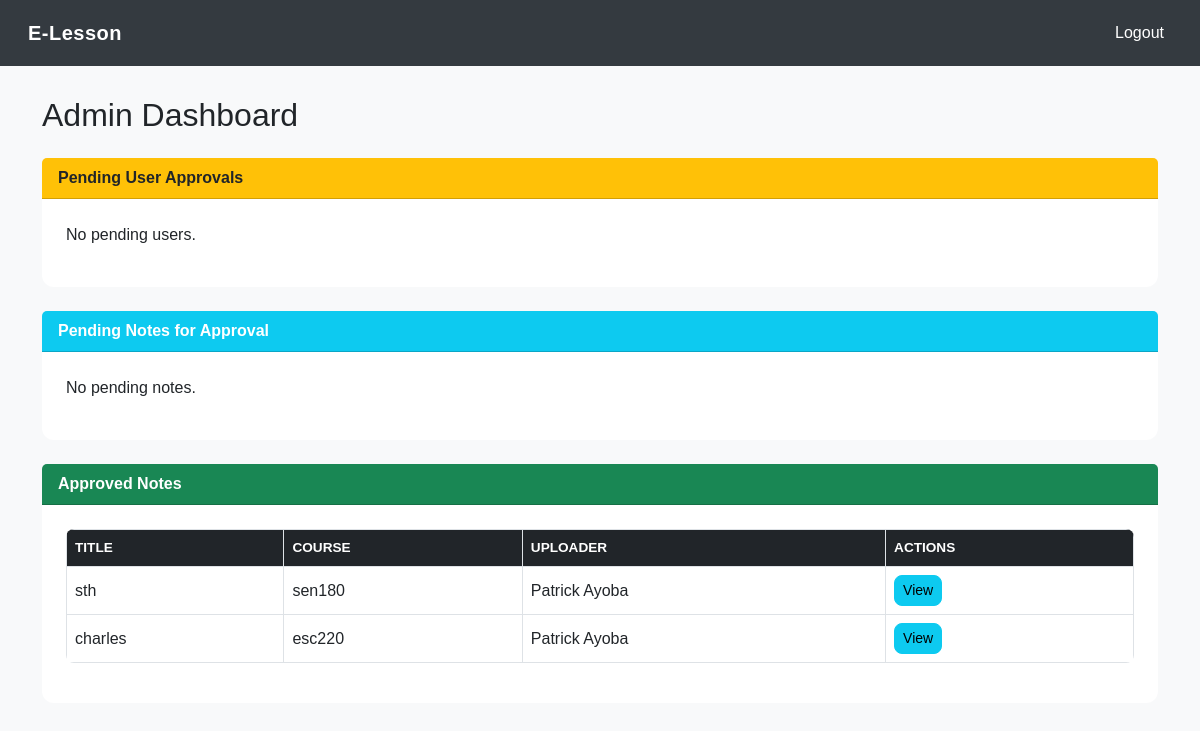
Screenshot of /dashboard/admin (signed in) with the database file from the repository.
### models.py (models this page shows, shortened)
class Note(db.Model):
    __tablename__ = 'notes'
    id = db.Column(db.Integer, primary_key=True)
    title = db.Column(db.String(150), nullable=False)
    description = db.Column(db.Text, nullable=True)
    file_path = db.Column(db.String(200), nullable=False)
    course = db.Column(db.String(100), nullable=True)
    status = db.Column(db.String(20), default='pending')
    upload_date = db.Column(db.DateTime, default=datetime.utcnow)
    user_id = db.Column(db.Integer, db.ForeignKey('users.id'), nullable=False)

class User(UserMixin, db.Model):
    __tablename__ = 'users'
    id = db.Column(db.Integer, primary_key=True)
    username = db.Column(db.String(100), nullable=False, unique=True)
    email = db.Column(db.String(120), nullable=False, unique=True)
    password = db.Column(db.String(200), nullable=False)
    role = db.Column(db.String(20), nullable=False, default='student')  # 'student', 'teacher', 'admin'
    is_approved = db.Column(db.Boolean, default=False)  # new column
    notes = db.relationship('Note', backref='uploader', lazy=True)

### routes.py (the view)
@app.route('/dashboard/admin')
@login_required
def admin_dashboard():
    if current_user.role != 'admin':
        flash('Access denied!', 'danger')
        return redirect(url_for('dashboard'))
    pending_users = User.query.filter_by(is_approved=False).all()
    pending_notes = Note.query.filter_by(status='pending').all()
    approved_notes = Note.query.filter_by(status='approved').all()
    return render_template(
        'admin_dashboard.html',
        pending_users=pending_users,
        pending_notes=pending_notes,
        approved_notes=approved_notes
    )

### app.py (called while the page is built)
@login_manager.user_loader
def load_user(user_id):
    return User.query.get(int(user_id))

### templates/admin_dashboard.html (shortened to what this page needs)
{% extends 'base.html' %}
{% block content %}
<h2 class="mb-4">Admin Dashboard</h2>
<div class="card mb-4">
    <div class="card-header bg-warning fw-bold">Pending User Approvals</div>
    <div class="card-body">
        {% if pending_users %}
        <table class="table table-bordered align-middle">
            <thead><tr><th>Username</th><th>Email</th><th>Role</th><th>Actions</th></tr></thead>
            <tbody>
                {% for user in pending_users %}
                <tr>
                    <td>{{ user.username }}</td>
                    <td>{{ user.email }}</td>
                    <td>{{ user.role|capitalize }}</td>
                    <td>
                        <a href="{{ url_for('approve_user', user_id=user.id) }}" class="btn btn-success btn-sm">Approve</a>
                        <a href="{{ url_for('delete_user', user_id=user.id) }}" class="btn btn-danger btn-sm">Delete</a>
                    </td>
                </tr>
                {% endfor %}
            </tbody>
        </table>
        {% else %}
        <p>No pending users.</p>
        {% endif %}
    </div>
</div>
<div class="card mb-4">
    <div class="card-header bg-info text-white fw-bold">Pending Notes for Approval</div>
    <div class="card-body">
        {% if pending_notes %}
        <table class="table table-bordered align-middle">
            <thead><tr><th>Title</th><th>Course</th><th>Uploader</th><th>Actions</th></tr></thead>
            <tbody>
                {% for note in pending_notes %}
                <tr>
                    <td>{{ note.title }}</td>
                    <td>{{ note.course }}</td>
                    <td>{{ note.uploader.username }}</td>
                    <td>
                        <a href="{{ url_for('view_file', filename=note.file_path) }}" target="_blank" class="btn btn-info btn-sm">View</a>
                        <a href="{{ url_for('approve_note', note_id=note.id) }}" class="btn btn-success btn-sm">Approve</a>
                        <a href="{{ url_for('delete_note', note_id=note.id) }}" class="btn btn-danger btn-sm">Delete</a>
                    </td>
                </tr>
                {% endfor %}
            </tbody>
        </table>
        {% else %}
        <p>No pending notes.</p>
        {% endif %}
    </div>
</div>
<div class="card">
    <div class="card-header bg-success text-white fw-bold">Approved Notes</div>
    <div class="card-body">
        {% if approved_notes %}
        <table class="table table-bordered align-middle">
            <thead><tr><th>Title</th><th>Course</th><th>Uploader</th><th>Actions</th></tr></thead>
            <tbody>
                {% for note in approved_notes %}
                <tr>
                    <td>{{ note.title }}</td>
                    <td>{{ note.course }}</td>
                    <td>{{ note.uploader.username }}</td>
                    <td>
                        <a href="{{ url_for('view_file', filename=note.file_path) }}" target="_blank" class="btn btn-info btn-sm">View</a>
                    </td>
                </tr>
                {% endfor %}
            </tbody>
        </table>
        {% else %}
        <p>No approved notes yet.</p>
        {% endif %}
    </div>
</div>
{% endblock %}

### static/css/style.css (style rules this page uses)
body { font-family: "Poppins", sans-serif; background-color: #f8f9fa; color: #212529; min-height: 100vh; }
.card { border-radius: 12px; border: none; }
.card-body { padding: 1.5rem; }
.btn { border-radius: 8px; transition: all 0.2s ease; }
.table { background: #ffffff; border-radius: 8px; overflow: hidden; }
.table th { background-color: #212529; color: #fff; text-transform: uppercase; font-size: 0.85rem; }
.table td { vertical-align: middle; }

### templates/base.html (style rules this page uses)
body { background-color: #f8f9fa; }

### rows the page displays
Note: title "sth", course "sen180", uploader.username "Patrick Ayoba"
Note: title "charles", course "esc220", uploader.username "Patrick Ayoba"
